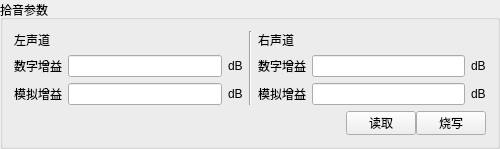
                   <widget class="QGroupBox" name="groupBox_18">
                    <property name="sizePolicy">
                     <sizepolicy hsizetype="Fixed" vsizetype="Fixed">
                      <horstretch>0</horstretch>
                      <verstretch>0</verstretch>
                     </sizepolicy>
                    </property>
                    <property name="minimumSize">
                     <size>
                      <width>500</width>
                      <height>0</height>
                     </size>
                    </property>
                    <property name="maximumSize">
                     <size>
                      <width>500</width>
                      <height>16777215</height>
                     </size>
                    </property>
                    <property name="title">
                     <string>拾音参数</string>
                    </property>
                    <layout class="QVBoxLayout" name="verticalLayout_21">
                     <item>
                      <layout class="QHBoxLayout" name="horizontalLayout_8">
                       <item>
                        <layout class="QGridLayout" name="gridLayout_3">
                         <item row="2" column="1">
                          <widget class="QLineEdit" name="pickupLeftChannelPGAEdit">
                           <property name="sizePolicy">
                            <sizepolicy hsizetype="Preferred" vsizetype="Fixed">
                             <horstretch>0</horstretch>
                             <verstretch>0</verstretch>
                            </sizepolicy>
                           </property>
                           <property name="maximumSize">
                            <size>
                             <width>16777215</width>
                             <height>22</height>
                            </size>
                           </property>
                           <property name="text">
                            <string/>
                           </property>
                          </widget>
                         </item>
                         <item row="2" column="0">
                          <widget class="QLabel" name="label_89">
                           <property name="sizePolicy">
                            <sizepolicy hsizetype="Fixed" vsizetype="Preferred">
                             <horstretch>0</horstretch>
                             <verstretch>0</verstretch>
                            </sizepolicy>
                           </property>
                           <property name="text">
                            <string>模拟增益</string>
                           </property>
                          </widget>
                         </item>
                         <item row="0" column="0">
                          <widget class="QLabel" name="label_101">
                           <property name="sizePolicy">
                            <sizepolicy hsizetype="Fixed" vsizetype="Preferred">
                             <horstretch>0</horstretch>
                             <verstretch>0</verstretch>
                            </sizepolicy>
                           </property>
                           <property name="text">
                            <string>左声道</string>
                           </property>
                          </widget>
                         </item>
                         <item row="2" column="2">
                          <widget class="QLabel" name="label_92">
                           <property name="sizePolicy">
                            <sizepolicy hsizetype="Fixed" vsizetype="Preferred">
                             <horstretch>0</horstretch>
                             <verstretch>0</verstretch>
                            </sizepolicy>
                           </property>
                           <property name="text">
                            <string>dB</string>
                           </property>
                          </widget>
                         </item>
                         <item row="1" column="0">
                          <widget class="QLabel" name="label_90">
                           <property name="sizePolicy">
                            <sizepolicy hsizetype="Fixed" vsizetype="Preferred">
                             <horstretch>0</horstretch>
                             <verstretch>0</verstretch>
                            </sizepolicy>
                           </property>
                           <property name="text">
                            <string>数字增益</string>
                           </property>
                          </widget>
                         </item>
                         <item row="1" column="1">
                          <widget class="QLineEdit" name="pickupLeftChannelDGAEdit">
                           <property name="sizePolicy">
                            <sizepolicy hsizetype="Preferred" vsizetype="Fixed">
                             <horstretch>0</horstretch>
                             <verstretch>0</verstretch>
                            </sizepolicy>
                           </property>
                           <property name="minimumSize">
                            <size>
                             <width>150</width>
                             <height>0</height>
                            </size>
                           </property>
                           <property name="maximumSize">
                            <size>
                             <width>16777215</width>
                             <height>22</height>
                            </size>
                           </property>
                           <property name="text">
                            <string/>
                           </property>
                          </widget>
                         </item>
                         <item row="1" column="2">
                          <widget class="QLabel" name="label_93">
                           <property name="sizePolicy">
                            <sizepolicy hsizetype="Fixed" vsizetype="Preferred">
                             <horstretch>0</horstretch>
                             <verstretch>0</verstretch>
                            </sizepolicy>
                           </property>
                           <property name="text">
                            <string>dB</string>
                           </property>
                          </widget>
                         </item>
                        </layout>
                       </item>
                       <item>
                        <widget class="Line" name="line_11">
                         <property name="orientation">
                          <enum>Qt::Vertical</enum>
                         </property>
                        </widget>
                       </item>
                       <item>
                        <layout class="QGridLayout" name="gridLayout_4">
                         <item row="3" column="0">
                          <widget class="QLabel" name="label_97">
                           <property name="sizePolicy">
                            <sizepolicy hsizetype="Fixed" vsizetype="Preferred">
                             <horstretch>0</horstretch>
                             <verstretch>0</verstretch>
                            </sizepolicy>
                           </property>
                           <property name="text">
                            <string>模拟增益</string>
                           </property>
                          </widget>
                         </item>
                         <item row="3" column="2">
                          <widget class="QLabel" name="label_95">
                           <property name="sizePolicy">
                            <sizepolicy hsizetype="Fixed" vsizetype="Preferred">
                             <horstretch>0</horstretch>
                             <verstretch>0</verstretch>
                            </sizepolicy>
                           </property>
                           <property name="text">
                            <string>dB</string>
                           </property>
                          </widget>
                         </item>
                         <item row="3" column="1">
                          <widget class="QLineEdit" name="pickupRightChannelPGAEdit">
                           <property name="sizePolicy">
                            <sizepolicy hsizetype="Preferred" vsizetype="Fixed">
                             <horstretch>0</horstretch>
                             <verstretch>0</verstretch>
                            </sizepolicy>
                           </property>
                           <property name="maximumSize">
                            <size>
                             <width>16777215</width>
                             <height>22</height>
                            </size>
                           </property>
                           <property name="text">
                            <string/>
                           </property>
                          </widget>
                         </item>
                         <item row="1" column="0">
                          <widget class="QLabel" name="label_103">
                           <property name="sizePolicy">
                            <sizepolicy hsizetype="Fixed" vsizetype="Preferred">
                             <horstretch>0</horstretch>
                             <verstretch>0</verstretch>
                            </sizepolicy>
                           </property>
                           <property name="text">
                            <string>右声道</string>
                           </property>
                          </widget>
                         </item>
                         <item row="2" column="0">
                          <widget class="QLabel" name="label_100">
                           <property name="sizePolicy">
                            <sizepolicy hsizetype="Fixed" vsizetype="Preferred">
                             <horstretch>0</horstretch>
                             <verstretch>0</verstretch>
                            </sizepolicy>
                           </property>
                           <property name="text">
                            <string>数字增益</string>
                           </property>
                          </widget>
                         </item>
                         <item row="2" column="1">
                          <widget class="QLineEdit" name="pickupRightChannelDGAEdit">
                           <property name="sizePolicy">
                            <sizepolicy hsizetype="Preferred" vsizetype="Fixed">
                             <horstretch>0</horstretch>
                             <verstretch>0</verstretch>
                            </sizepolicy>
                           </property>
                           <property name="minimumSize">
                            <size>
                             <width>150</width>
                             <height>0</height>
                            </size>
                           </property>
                           <property name="maximumSize">
                            <size>
                             <width>16777215</width>
                             <height>22</height>
                            </size>
                           </property>
                           <property name="text">
                            <string/>
                           </property>
                          </widget>
                         </item>
                         <item row="2" column="2">
                          <widget class="QLabel" name="label_99">
                           <property name="sizePolicy">
                            <sizepolicy hsizetype="Fixed" vsizetype="Preferred">
                             <horstretch>0</horstretch>
                             <verstretch>0</verstretch>
                            </sizepolicy>
                           </property>
                           <property name="text">
                            <string>dB</string>
                           </property>
                          </widget>
                         </item>
                        </layout>
                       </item>
                      </layout>
                     </item>
                     <item>
                      <widget class="QWidget" name="PickupArgWidget" native="true">
                       <layout class="QVBoxLayout" name="verticalLayout_56">
                        <property name="spacing">
                         <number>0</number>
                        </property>
                        <property name="leftMargin">
                         <number>0</number>
                        </property>
                        <property name="topMargin">
                         <number>0</number>
                        </property>
                        <property name="rightMargin">
                         <number>0</number>
                        </property>
                        <property name="bottomMargin">
                         <number>0</number>
                        </property>
                        <item>
                         <layout class="QGridLayout" name="gridLayout_22">
                          <item row="0" column="0">
                           <widget class="QLabel" name="pickupArgShowErrorLabel">
                            <property name="sizePolicy">
                             <sizepolicy hsizetype="Expanding" vsizetype="Preferred">
                              <horstretch>0</horstretch>
                              <verstretch>0</verstretch>
                             </sizepolicy>
                            </property>
                            <property name="text">
                             <string/>
                            </property>
                            <property name="alignment">
                             <set>Qt::AlignCenter</set>
                            </property>
                           </widget>
                          </item>
                          <item row="0" column="1">
                           <widget class="QPushButton" name="pickupArgReadDataBtn">
                            <property name="sizePolicy">
                             <sizepolicy hsizetype="Fixed" vsizetype="Fixed">
                              <horstretch>0</horstretch>
                              <verstretch>0</verstretch>
                             </sizepolicy>
                            </property>
                            <property name="maximumSize">
                             <size>
                              <width>70</width>
                              <height>24</height>
                             </size>
                            </property>
                            <property name="text">
                             <string>读取</string>
                            </property>
                           </widget>
                          </item>
                          <item row="0" column="2">
                           <widget class="QPushButton" name="pickupArgWriteDataBtn">
                            <property name="sizePolicy">
                             <sizepolicy hsizetype="Fixed" vsizetype="Fixed">
                              <horstretch>0</horstretch>
                              <verstretch>0</verstretch>
                             </sizepolicy>
                            </property>
                            <property name="maximumSize">
                             <size>
                              <width>70</width>
                              <height>24</height>
                             </size>
                            </property>
                            <property name="text">
                             <string>烧写</string>
                            </property>
                           </widget>
                          </item>
                         </layout>
                        </item>
                       </layout>
                      </widget>
                     </item>
                    </layout>
                   </widget>
